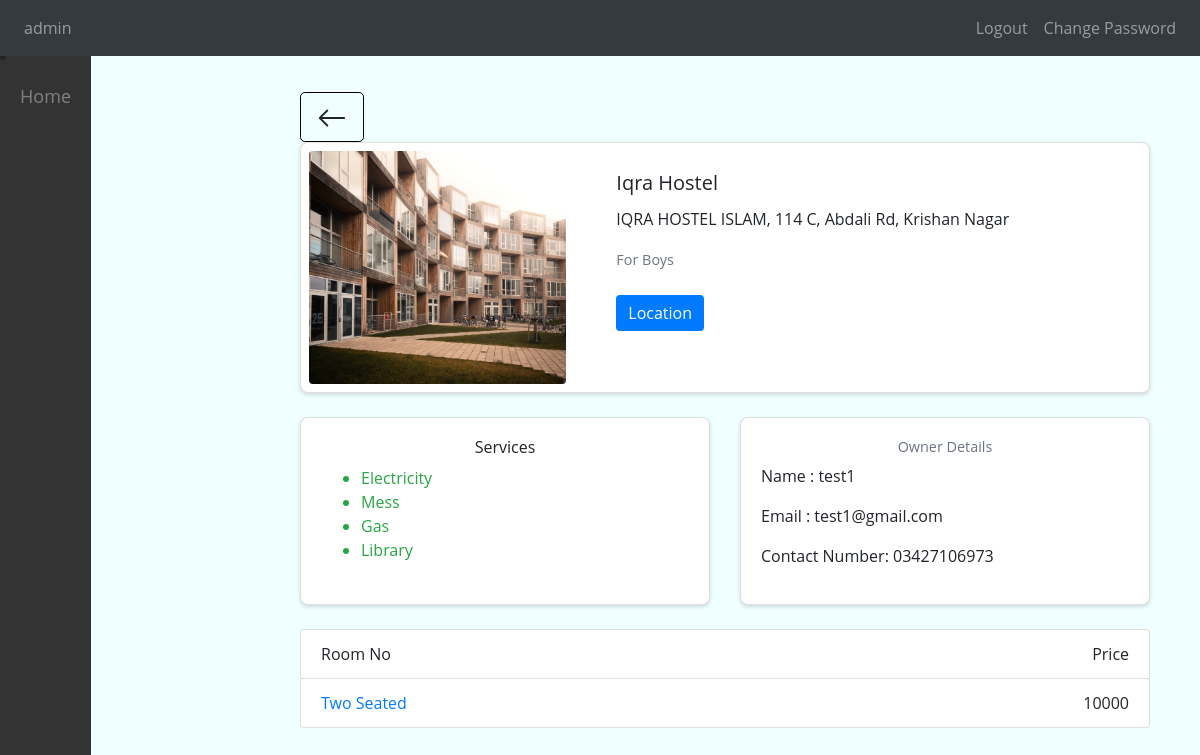
Page /hostel/hostels/23/ (signed in) on the committed database.
### core/models.py (models this page shows, shortened)
class Hostel(models.Model):
    ownerUser = models.ForeignKey(
        User, on_delete=models.CASCADE, related_name="Hostels"
    )
    university = models.ForeignKey(University, on_delete=models.CASCADE)
    hostel_name = models.CharField(max_length=50)
    hostel_adress = models.CharField(max_length=50)
    date = models.DateTimeField(auto_now_add=True)
    embedCode = models.TextField(blank=False, null=True)
    picture = models.ImageField(upload_to="Hostels/", blank=True, null=True)
    services = models.TextField(blank=True)
    hostel_type = models.CharField(
        max_length=50,
        choices=MY_CHOICES,
        default=FIRST_CHOICE,
    )

class rooms(models.Model):
    room_price = models.IntegerField()
    hostel = models.ForeignKey(Hostel, on_delete=models.CASCADE, related_name="room")
    services = models.TextField(blank=True)
    floor = models.CharField(max_length=20)
    picture = models.ImageField(upload_to="Rooms/", blank=True, null=True)
    FIRST_CHOICE = "Two Seated"
    SECOND_CHOICE = "Three Seated "
    THIRD_CHOICE = "Four Seated"
    FOURTH_CHOICE = "Five Seated"
    MY_CHOICES = [
        (FIRST_CHOICE, "Two Seated"),
        (SECOND_CHOICE, "Three Seated "),
        (THIRD_CHOICE, "Four Seated"),
        (FOURTH_CHOICE, "Five Seated"),
    ]
    room_type = models.CharField(
        max_length=30,
        choices=MY_CHOICES,
        default=FIRST_CHOICE,
    )

### User/models.py (models this page shows, shortened)
class HostelAdmin(models.Model):
    user = models.OneToOneField(User, on_delete=models.CASCADE)
    contact_number = models.CharField(max_length=15, blank=True, null=True)

### core/views.py (the view)
# urls.py: path('hostels/<int:hostel_id>/', views.hostel_detail, name='hostel_detail'),
@login_required(login_url="/login/")
def hostel_detail(request, hostel_id):
    hostel = get_object_or_404(Hostel, id=hostel_id)
    return render(request, "hostel_detail.html", {"hostel": hostel})

### core/templatetags/custom_filters.py (called while the page is built)
@register.filter(name="load_service")
def load_service(value):
    if value:
        return value.split("\n")
    return None

### core/templates/hostel_detail.html (shortened to what this page needs)
{% extends 'base.html' %}
{% load custom_filters %}
{% block content %}
<link href="https://stackpath.bootstrapcdn.com/bootstrap/4.3.1/css/bootstrap.min.css" rel="stylesheet">
<div class="container mt-5">
    <button class="btn-size btn btn-transparent text-black btn-lg" onclick="window.history.back();"><svg
            xmlns="http://www.w3.org/2000/svg" width="30" height="30" fill="currentColor" class="bi bi-arrow-left"
            viewBox="0 0 16 16">
            <path fill-rule="evenodd"
                d="M15 8a.5.5 0 0 0-.5-.5H2.707l3.147-3.146a.5.5 0 1 0-.708-.708l-4 4a.5.5 0 0 0 0 .708l4 4a.5.5 0 0 0 .708-.708L2.707 8.5H14.5A.5.5 0 0 0 15 8z" />
        </svg></button>
    <div class="card mb-4">
        <div class="row p-2">
            <div class="col-md-4 d-flex justify-content-center align-items-center">
                {% if hostel.picture%}
                <img src="{{ hostel.picture.url }}" class="hostel-image image-fluid" alt="Hostel Image">
                {% else %}
                <div>
                    picture
                </div>
                {% endif %}
            </div>
            <div class="col-md-8 col-12">
                <div class="card-body">
                    <h5 class="card-title">{{ hostel.hostel_name }}</h5>
                    <p class="card-text">{{ hostel.hostel_adress }}</p>
                    <p class="card-text"><small class="text-muted">{{hostel.hostel_type}}</small></p>
                    {% if hostel.embedCode %}
                    <button id="toggleMapButton" class="btn btn-primary my-2">Location</button>
                    {% endif %}
                </div>
            </div>
        </div>
    </div>
    <div class="row">
        <div class="col-md-6 mb-4">
            <div class="card h-100">
                <div class="card-body">
                    <h6 class="text-center">Services</h6>
                    <ul>
                        {% for service in hostel.services|load_service %}
                        <li class="text-success">{{ service }}</li>
                        {% empty %}
                        <div class="text-center">Not mention yet.</div>
                        {% endfor %}
                    </ul>
                </div>
            </div>
        </div>
        <div class="col-md-6 mb-4">
            <div class="card h-100">
                <div class="card-body">
                    <h6 class="text-center text-muted">Owner Details</h6>
                    <p>Name : {{ hostel.ownerUser.username }}</p>
                    <p>Email : {{ hostel.ownerUser.email }}</p>
                    <p>Contact Number: {{ hostel.ownerUser.hosteladmin.contact_number|default:"-" }}</p>
                </div>
            </div>
        </div>
    </div>
    <div class="mb-4">
        <div class="list-group-item">
            <div class="d-flex justify-content-between">
                <div>
                    Room No
                </div>
                <div>
                    Price
                </div>
            </div>
        </div>
        <div class="list-group">
            {% for room in hostel.room.all %}
            <div class="list-group-item">
                <div class="d-flex justify-content-between">
                    <div>
                        <a href="{% url 'room_detail' room.id %}">{{ room.room_type }}</a>
                    </div>
                    <div>
                        {{ room.room_price }}
                    </div>
                </div>
            </div>
            {% empty %}
            <div class="list-group-item text-center">No rooms available for this hostel.</div>
            {% endfor %}
        </div>
    </div>
</div>
</div>
{% url 'hostel_delete' hostel.id as action_url %}
</div>
{%endblock%}

### core/templates/base.html (shortened to what this page needs)
{% load static %}
<!DOCTYPE html>
<html lang="en">
<head>
    <link rel="stylesheet" href="https://stackpath.bootstrapcdn.com/bootstrap/4.5.2/css/bootstrap.min.css">
    <link rel="stylesheet" href="https://cdnjs.cloudflare.com/ajax/libs/font-awesome/4.7.0/css/font-awesome.min.css">
    <link rel="stylesheet" href="https://cdnjs.cloudflare.com/ajax/libs/animate.css/4.1.1/animate.min.css">
</head>
<body class="vh-100" style="background-color: azure;">
    <nav class="navbar navbar-expand-lg navbar-dark bg-dark fixed-top">
        <div class="collapse navbar-collapse" id="navbarNav">
            <ul class="navbar-nav">
                <li class="nav-item">
                    <div class="nav-link">{{user.username}}</div>
                </li>
            </ul>
            <ul class="navbar-nav ml-auto">
                {% if user.is_authenticated %}
                <li class="nav-item">
                    <a class="nav-link" href="{% url 'logout' %}">Logout</a>
                </li>
                <li class="nav-item">
                    <a class="nav-link" href="{% url 'change_password' %}">Change Password</a>
                </li>
                {% endif %}
            </ul>
        </div>
    </nav>
    {% block sidbar %}
    { {% include "dashaboard.html" %}}
    {% endblock sidbar %}
    <div id="content">
        <div class="container mt-5">
            {% block content %}{% endblock %}
</body>
</html>

### core/templates/dashaboard.html (style rules this page uses)
#content { margin-left: 250px; padding: 20px; transition: all 0.3s; }

### core/templates/hostel_detail.html (style rules this page uses)
body { font-family: 'Open Sans', sans-serif; background-color: #eef2f7; }
.card { background-color: #fff; box-shadow: 0 2px 4px rgba(0, 0, 0, 0.15); border-radius: 0.5rem; }
.btn-primary, .btn-success { color: #fff; border: none; }
.btn-transparent { background: transparent; border: 1px solid #000; }
.hostel-image { width: 100%; height: auto; border-radius: .25rem; }
.text-muted { font-size: 0.9em; color: #6c757d; }
.list-group-item { transition: background-color 0.3s; }
#toggleMapButton { margin-top: 15px; background-color: #007bff; color: #fff; }

### rows in the picture
Hostel: picture (picture), hostel_name "Iqra Hostel", hostel_adress "IQRA HOSTEL ISLAM, 114 C, Abdali Rd, Krishan Nagar", hostel_type "For Boys", ownerUser.username "test1", ownerUser.email "test1@gmail.com", ownerUser.hosteladmin.contact_number "03427106973"
rooms: room_type "Two Seated", room_price "10000"

### other values in the picture
{{ user.username }} "admin"
{{ service }} "Electricity" "Mess" "Gas" "Library"
